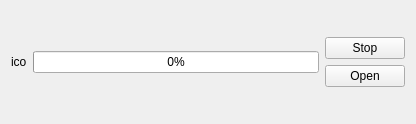
<?xml version="1.0" encoding="UTF-8"?>
<ui version="4.0">
 <class>DownloadItem</class>
 <widget class="QWidget" name="DownloadItem">
  <property name="geometry">
   <rect>
    <x>0</x>
    <y>0</y>
    <width>416</width>
    <height>124</height>
   </rect>
  </property>
  <property name="windowTitle">
   <string>Dialog</string>
  </property>
  <layout class="QHBoxLayout" name="horizontalLayout">
   <item>
    <widget class="QLabel" name="fileIcon">
     <property name="text">
      <string>ico</string>
     </property>
    </widget>
   </item>
   <item>
    <layout class="QVBoxLayout" name="verticalLayout">
     <item>
      <widget class="QLabel" name="fileNameLabel">
       <property name="text">
        <string/>
       </property>
      </widget>
     </item>
     <item>
      <widget class="QProgressBar" name="progressBar">
       <property name="value">
        <number>0</number>
       </property>
      </widget>
     </item>
     <item>
      <widget class="QLabel" name="downloadInfoLabel">
       <property name="text">
        <string/>
       </property>
      </widget>
     </item>
    </layout>
   </item>
   <item>
    <layout class="QVBoxLayout" name="verticalLayout_2" stretch="0,0,0,0">
     <item>
      <spacer name="verticalSpacer_2">
       <property name="orientation">
        <enum>Qt::Vertical</enum>
       </property>
       <property name="sizeHint" stdset="0">
        <size>
         <width>20</width>
         <height>40</height>
        </size>
       </property>
      </spacer>
     </item>
     <item>
      <widget class="QPushButton" name="stopButton">
       <property name="text">
        <string>Stop</string>
       </property>
      </widget>
     </item>
     <item>
      <widget class="QPushButton" name="openButton">
       <property name="text">
        <string>Open</string>
       </property>
      </widget>
     </item>
     <item>
      <spacer name="verticalSpacer">
       <property name="orientation">
        <enum>Qt::Vertical</enum>
       </property>
       <property name="sizeHint" stdset="0">
        <size>
         <width>20</width>
         <height>40</height>
        </size>
       </property>
      </spacer>
     </item>
    </layout>
   </item>
  </layout>
 </widget>
 <resources/>
 <connections/>
</ui>
